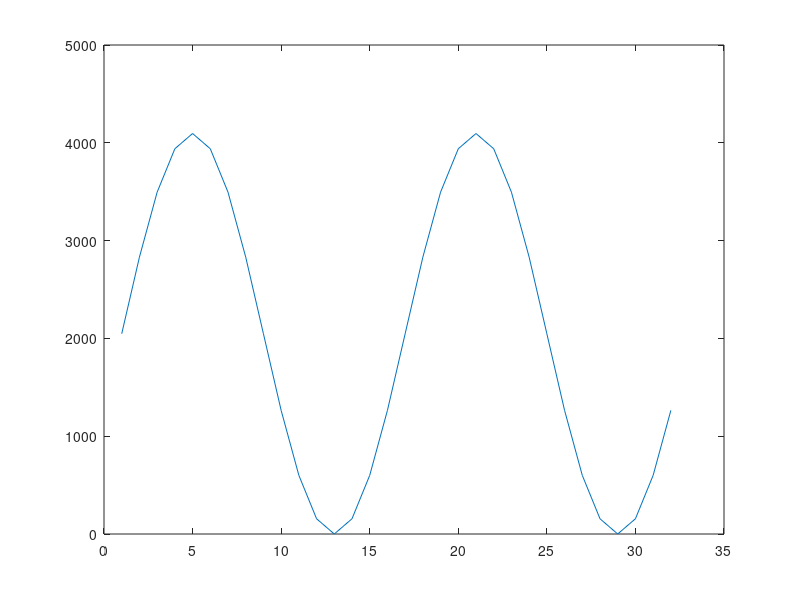

MATLAB code for this plot:
% SineWaveTableGenerator
% Generate a table for Integrated Mechatronic Project

clear
% Always a good idea to place at the start of every script

NumberOfPoints = 32;
NumberOfBits = 12;
Offset = 2047.5;% This is a surprisingly challenging bit to add
ScaleFactor = 2047.5;% With 2^N levels, both the scale and offset will be y+0.5
%Need to add in extra control bits -see Page 22 of MCP4801 data sheet
GA = 0 * 2^13;     
%Gain control bit -set to zero
SHDN = 1 * 2^12;    
%Shut-down bit -set to one
WaveTableIndex = 0:(NumberOfPoints-1);
WaveTable = Offset + ScaleFactor*sin(2*2*pi*WaveTableIndex/NumberOfPoints);
% Check we got scaling correct
MinAmplitude = min(WaveTable);
MaxAmptitude = max(WaveTable);

% At this point you can add some sophisticated error checking to make sure you
% have got things correct
plot(WaveTable)

% It might be nice to display the data graphically at this point?
% Include the control bits -this is a 
% logical OR (binary addition provided the existing bits and always zero)
WaveTable = WaveTable + GA + SHDN;
% Convert to a hex number in a format that we can paste directly into the editor
% In C, format will be "const int16 WaveTable[32]={0,1,2...31}"

fprintf('const int16 SineWave_TwoKHZ[32]={')
for WaveTableIndex = 1:NumberOfPoints% Convert to a 4-digit hex number
    fprintf('0x%s',dec2hex(round(WaveTable(WaveTableIndex)),4)) 
    if WaveTableIndex < NumberOfPoints
        fprintf(',')
    end
end
fprintf('};')
% Now you need to add code to generate the 2kHz and the 1kHz+2kHz tables
% Error checking becomes even more importantwith the third table